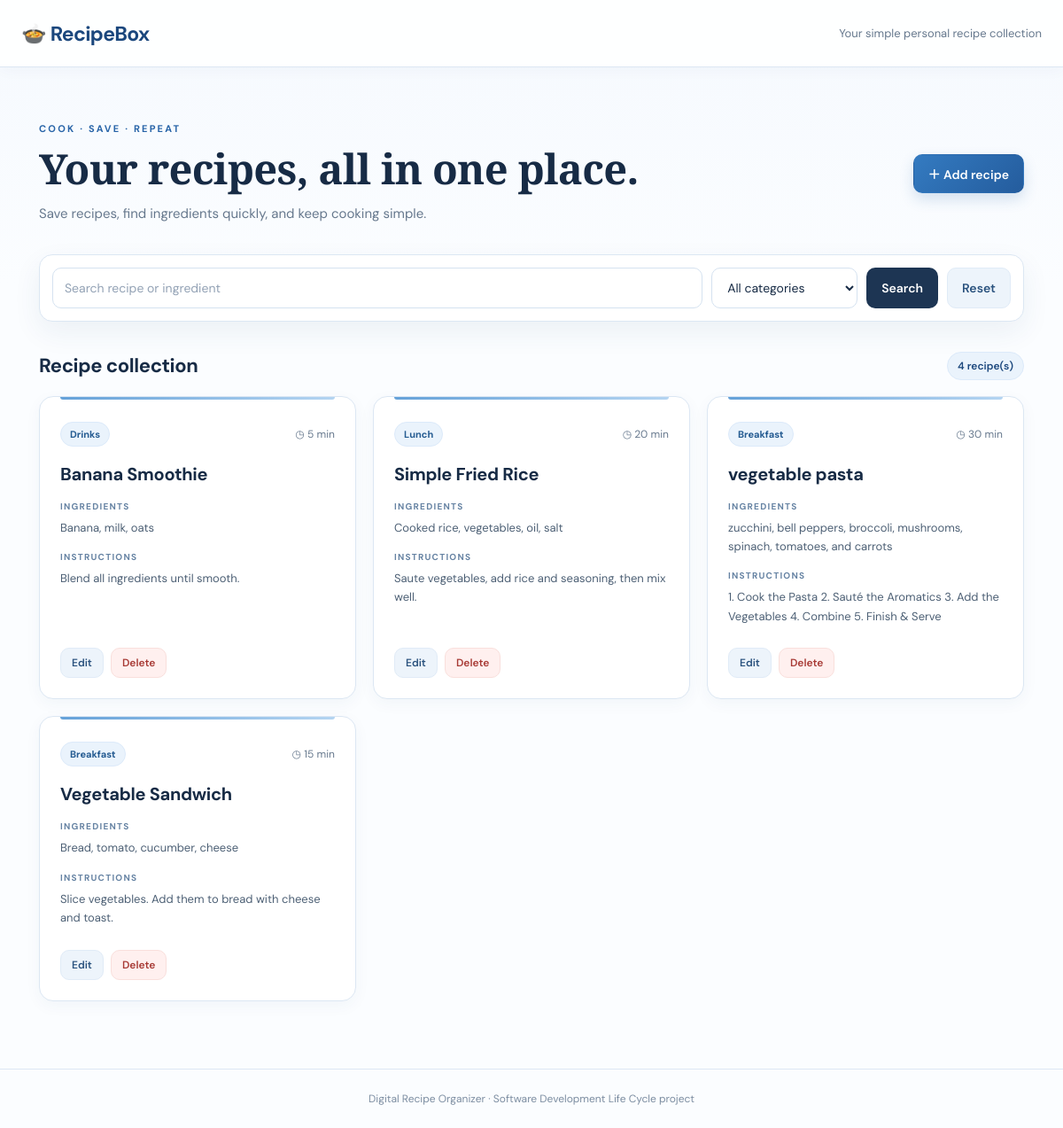
The page / on the database its author committed.
### tables this page shows
CREATE TABLE recipes (
                id INTEGER PRIMARY KEY AUTOINCREMENT,
                name TEXT NOT NULL,
                category TEXT NOT NULL,
                ingredients TEXT NOT NULL,
                instructions TEXT NOT NULL,
                prep_minutes INTEGER NOT NULL DEFAULT 0
            );

### app.py (the view)
@app.route("/")
def index():
    query = request.args.get("q", "").strip()
    category = request.args.get("category", "").strip()
    sql = "SELECT * FROM recipes WHERE 1=1"
    params = []
    if query:
        sql += " AND (name LIKE ? OR ingredients LIKE ?)"
        params.extend([f"%{query}%", f"%{query}%"])
    if category:
        sql += " AND category = ?"
        params.append(category)
    sql += " ORDER BY name COLLATE NOCASE"
    with db_connection() as conn:
        recipes = conn.execute(sql, params).fetchall()
        categories = [r["category"] for r in conn.execute(
            "SELECT DISTINCT category FROM recipes ORDER BY category"
        ).fetchall()]
    return render_template("index.html", recipes=recipes, categories=categories,
                           query=query, selected_category=category)

### app.py (called while the page is built)
def get_db():
    conn = sqlite3.connect(DB_PATH)
    conn.row_factory = sqlite3.Row
    return conn

@contextmanager
def db_connection():
    conn = get_db()
    try:
        yield conn
        conn.commit()
    except Exception:
        conn.rollback()
        raise
    finally:
        conn.close()

### templates/index.html (shortened to what this page needs)
{% extends "base.html" %}
{% block content %}
<section class="hero">
  <div>
    <p class="eyebrow">COOK · SAVE · REPEAT</p>
    <h1>Your recipes, all in one place.</h1>
    <p class="muted">Save recipes, find ingredients quickly, and keep cooking simple.</p>
  </div>
  <a class="button primary" href="{{ url_for('add_recipe') }}">＋ Add recipe</a>
</section>
<form class="filters" method="get" action="{{ url_for('index') }}">
  <input type="search" name="q" value="{{ query }}" placeholder="Search recipe or ingredient">
  <select name="category">
    <option value="">All categories</option>
  </select>
  <button class="button dark" type="submit">Search</button>
  <a class="button light" href="{{ url_for('index') }}">Reset</a>
</form>
<div class="section-heading">
  <h2>Recipe collection</h2>
  <span class="count">{{ recipes|length }} recipe(s)</span>
</div>
{% if recipes %}
<div class="grid">
  {% for recipe in recipes %}
  <article class="recipe-card">
    <div class="card-top">
      <span class="category">{{ recipe.category }}</span>
      <span class="time">◷ {{ recipe.prep_minutes }} min</span>
    </div>
    <h3>{{ recipe.name }}</h3>
    <p class="label">INGREDIENTS</p>
    <p class="body-copy">{{ recipe.ingredients }}</p>
    <p class="label">INSTRUCTIONS</p>
    <p class="body-copy">{{ recipe.instructions }}</p>
    <div class="card-actions">
      <a class="button light small" href="{{ url_for('edit_recipe', recipe_id=recipe.id) }}">Edit</a>
      <form method="post" action="{{ url_for('delete_recipe', recipe_id=recipe.id) }}"
            onsubmit="return confirm('Delete this recipe?');">
        <button class="button danger small" type="submit">Delete</button>
      </form>
    </div>
  </article>
  {% endfor %}
</div>
{% endif %}
{% endblock %}

### templates/base.html (shortened to what this page needs)
<!doctype html>
<html lang="en">
<head>
  <link rel="stylesheet" href="{{ url_for('static', filename='style.css') }}">
</head>
<body>
  <header class="topbar">
    <a class="brand" href="{{ url_for('index') }}">🍲 RecipeBox</a>
    <span class="tagline">Your simple personal recipe collection</span>
  </header>
  <main class="container">
    {% block content %}{% endblock %}
  </main>
  <footer>Digital Recipe Organizer · Software Development Life Cycle project</footer>
</body>
</html>

### rows shown on the page
recipes: category "Drinks", prep_minutes "5", name "Banana Smoothie", ingredients "Banana, milk, oats", instructions "Blend all ingredients until smooth."
recipes: category "Lunch", prep_minutes "20", name "Simple Fried Rice", ingredients "Cooked rice, vegetables, oil, salt", instructions "Saute vegetables, add rice and seasoning, then mix well."
recipes: category "Breakfast", prep_minutes "30", name "vegetable pasta", ingredients "zucchini, bell peppers, broccoli, mushrooms, spinach, tomatoes, and carrots", instructions "1. Cook the Pasta 2. Sauté the Aromatics 3. Add the Vegetables 4. Combine 5. Finish & Serve"
recipes: category "Breakfast", prep_minutes "15", name "Vegetable Sandwich", ingredients "Bread, tomato, cucumber, cheese", instructions "Slice vegetables. Add them to bread with cheese and toast."

### other values the page prints
{{ recipes|length }} "4"
